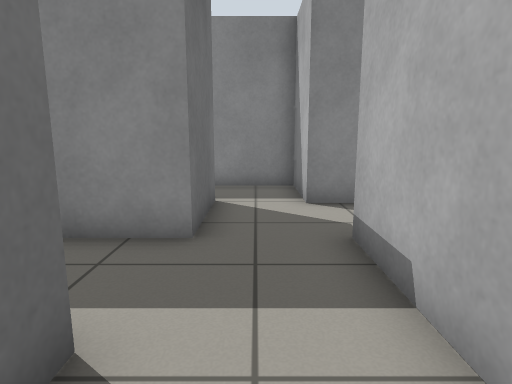
[1] (above)

22 first-person views from a walk through a Gazebo world. The camera is 0.82 m above the floor, tilts 10° down and sees 75° across. The floor is counted in squares, 0.5 m on a side. Each view is taken from the middle of a square. On the plan, view 1 faces up. The plan holds only what a view shows up to about 16 squares ahead; the rest is blank.

[2]
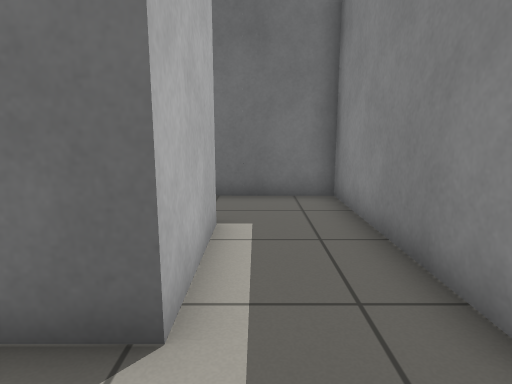

[3]
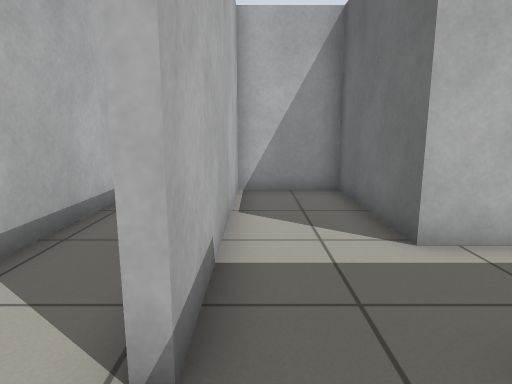

[4]
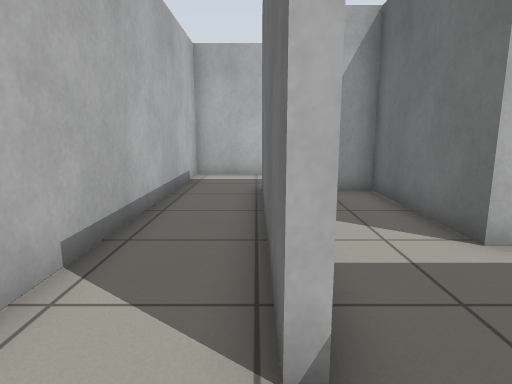

[5]
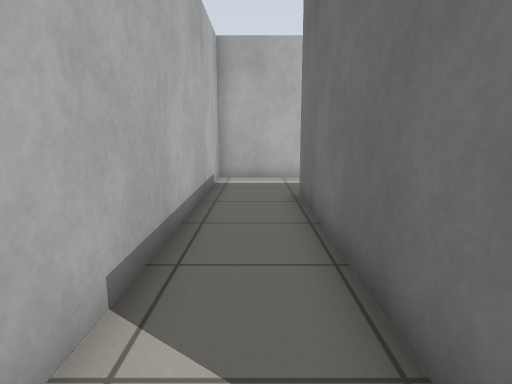

[6]
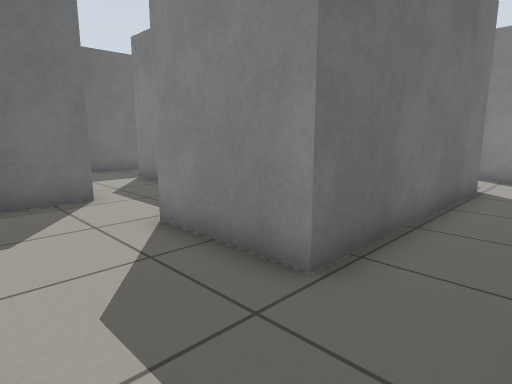

[7]
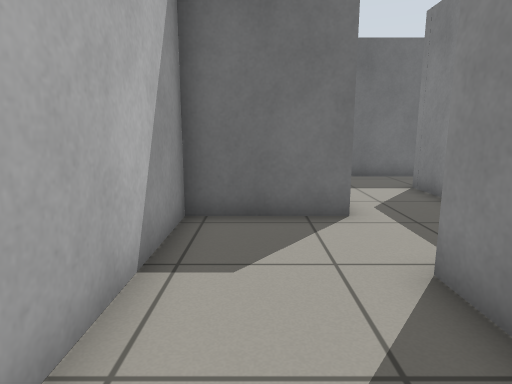

[8]
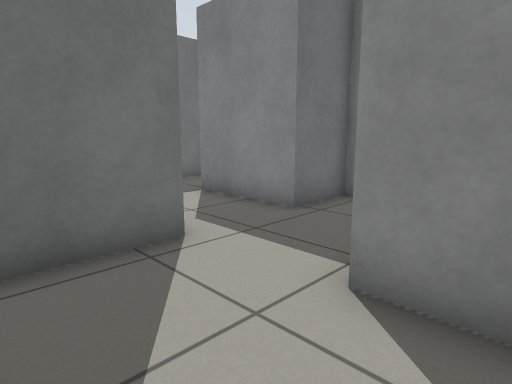

[9]
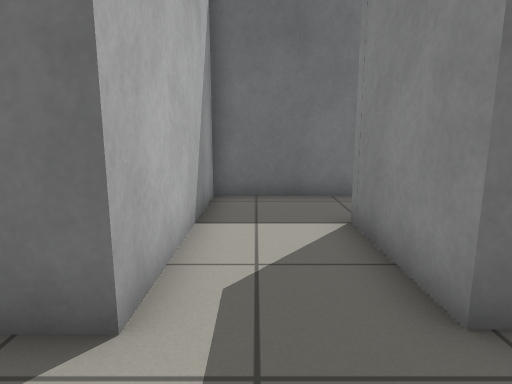

[10]
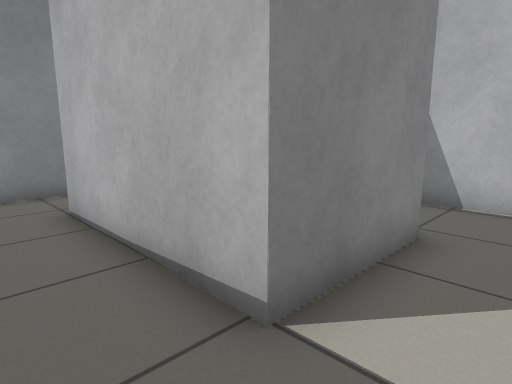

[11]
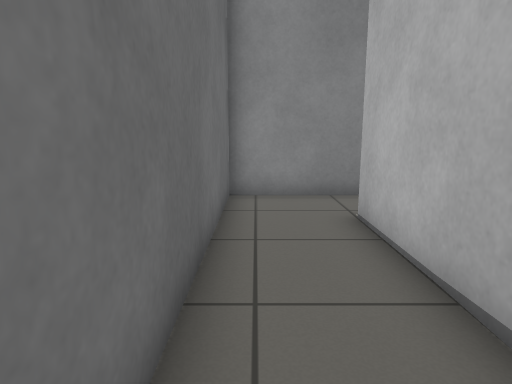

[12]
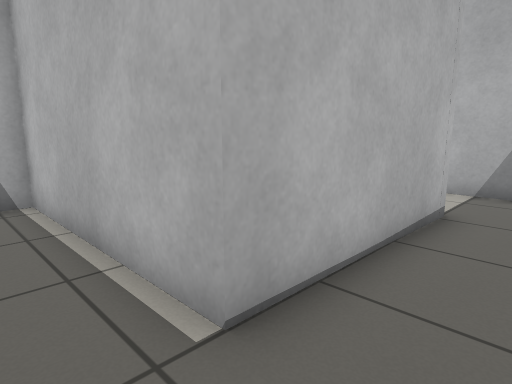

[13]
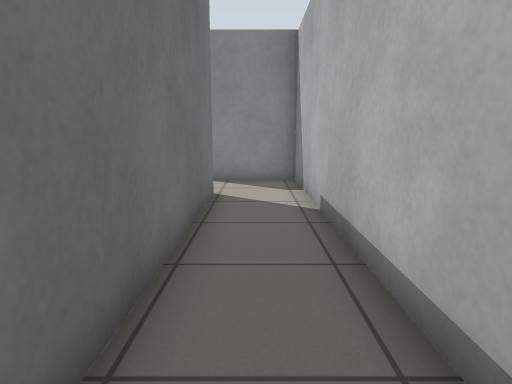

[14]
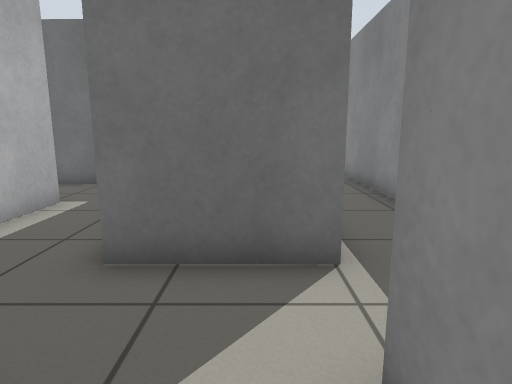

[15]
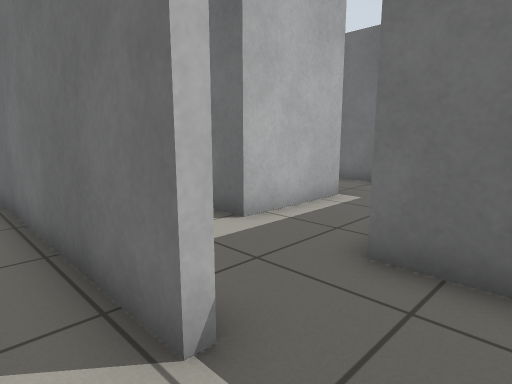

[16]
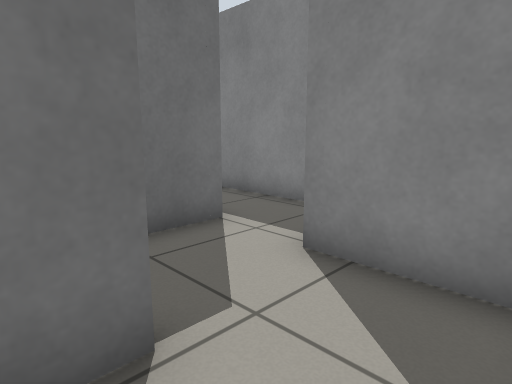

[17]
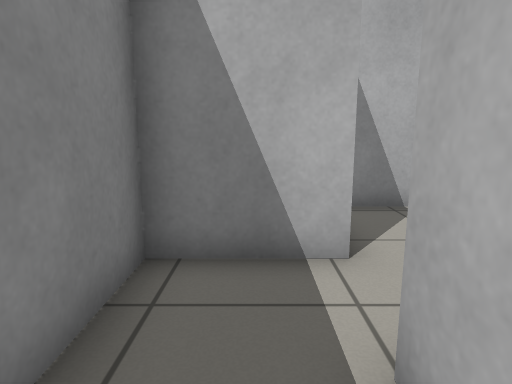

[18]
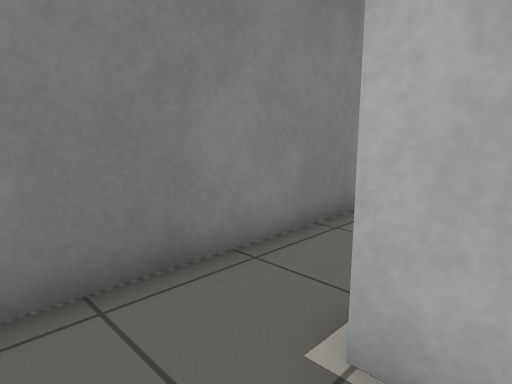

[19]
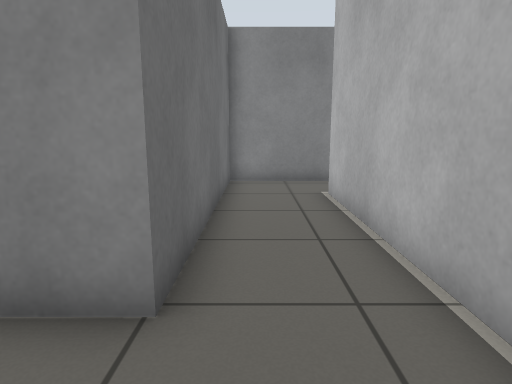

[20]
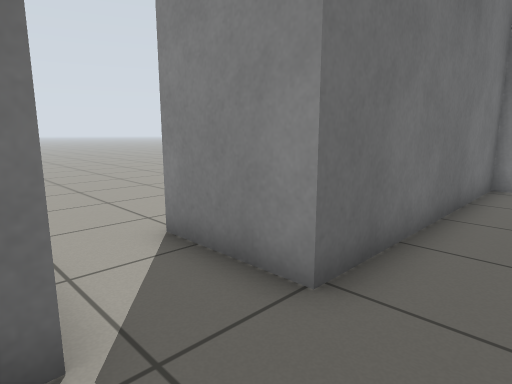

[21]
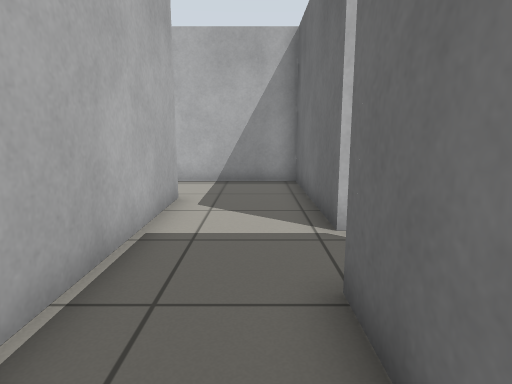

[22]
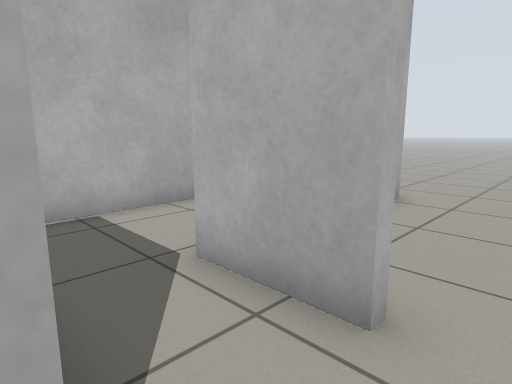

### Floor plan
Points are (right, up) in squares from view 1. A wall is a line through its corners. A room is listed if a view was taken in it or the views show most of it. See-through windows are left out.
Room 1 (views 1, 2)
walls: (-1, 5.1) (-7.7, 5.1) (-7.7, 0.5); (-5, 2.3) (-1.4, 2.3) (-1.4, -2.6) (1.5, -2.6) (1.5, 5.1)
ways out: opening at (0.5, 5) to room 2
Room 2 (view 3)
walls: (-1, 8.1) (-1, 5.1)
ways out: opening at (0.5, 5) to room 1; opening at (2, 6.5) to room 3; opening at (0, 8) to room 5
Room 3 (views 4, 5, 6, 7, 8, 13, 14, 15, 16)
walls: (1.8, 5.1) (1.8, -2.9) (-1.7, -2.9); (-4.5, -3.1) (-4.5, -6.4) (4.4, -6.4) (4.4, 7.8) (1.2, 7.8)
ways out: opening at (2, 6.5) to room 2; opening at (-3, -3) to room 4
Room 4 (views 9, 10, 11, 12)
walls: (-4.5, 2) (-4.5, -0.2) (-8, -0.2) (-8, 5.4) (-1.3, 5.4) (-1.3, 6); (-7.1, 7.8) (-10.7, 7.8) (-10.7, -3.1) (-4.5, -3.1); (-1.7, -1) (-1.7, 0.7)
ways out: opening at (-3, -3) to room 3
Room 5 (views 17, 18, 19, 20, 21, 22)
walls: (-11, -3.5) (-11, 8.1); (-16.9, -0.9) (-16.9, -0.5) (-14.4, -0.5) (-14.4, -6.4) (-10.2, -6.4); (-2, 8.1) (-1, 8.1); (1.2, 7.8) (1.2, 10.5) (-13.9, 10.5) (-13.9, 1.8) (-17, 1.8)
ways out: opening at (0, 8) to room 2; opening at (-17.5, 2); opening at (-14, -8)

Where each view was taken, in squares from view 1:
view 1: 0 up, 0 right, facing up
view 2: 3 up, 1 right, facing left
view 3: 7 up, 1 right, facing down
view 4: 7 up, 2 right, facing down
view 5: 6 up, 3 right, facing down
view 6: 6 down, 4 right, facing up-left
view 7: 5 down, 2 right, facing left
view 8: 6 down, 0 right, facing up-left
view 9: 2 down, 2 left, facing left
view 10: 2 down, 10 left, facing up-right
view 11: 1 down, 10 left, facing up
view 12: 7 up, 10 left, facing down-right
view 13: 4 down, 3 right, facing up
view 14: 7 up, 3 right, facing left
view 15: 7 up, 3 right, facing down-left
view 16: 4 up, 4 right, facing up-left
view 17: 9 up, 3 left, facing right
view 18: 7 up, 13 left, facing up-right
view 19: 1 down, 13 left, facing up
view 20: 1 down, 12 left, facing up-left
view 21: 5 up, 13 left, facing down
view 22: 2 up, 18 left, facing down-right
